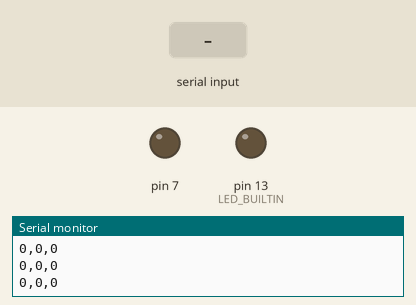
Recording of a sketch running on a simulated Arduino Uno, built with avr-gcc and run on an emulated ATmega328P. On the bench: output pins drawn as LEDs (lit = HIGH), the last lines printed to the serial monitor. The inputs (shaded band) are chosen by the test bench.

Above: at 1.0 s.
1.1 s: "1" received over Serial
At 1.8 s:
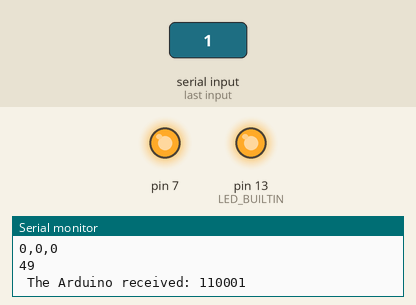
2.7 s: "0" received over Serial
At 4.1 s:
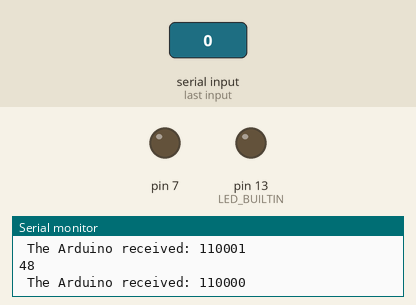
Timing chart, 0 to 5.7 s (numbered marks = the images above; inputs shaded):
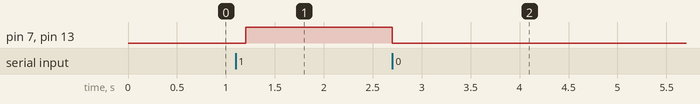

Measured:
- after the input at 1.1 s, pin 7, pin 13 (LED_BUILTIN): LOW → HIGH after 0.10 s
- after the input at 2.7 s, pin 7, pin 13 (LED_BUILTIN): HIGH → LOW at once

The sketch:

loop_wait_sync_pulses.ino
```cpp
int byteRead;

void setup()
{
    Serial.print("Setup\n");
    // Turn the Serial Protocol ON
    //Serial.begin(9600);
    Serial.begin(115200);
    while (!Serial) {
      ;
    }
    pinMode(7, OUTPUT);
    pinMode(LED_BUILTIN, OUTPUT);
    establishContact();  // send a byte to establish contact until receiver responds
}

void loop()
{
    /* check if data has been sent from the computer: */
    if (Serial.available() > 0) {
        /* read the most recent byte */
        byteRead = Serial.read();

        /*ECHO the value that was read, back to the serial port. */
        Serial.println(byteRead);
        Serial.print(" The Arduino received: ");
        Serial.println(byteRead, BIN);

        /*If received 1 (49 = ascii value of one) from serial port then set the output pin 7 to 5v */
        if (byteRead == 49) {
            digitalWrite(7, HIGH);
            digitalWrite(LED_BUILTIN, HIGH);
        }

        /*If received 0 (48 = ascii value of zero) from serial port then set the output pin 7 to 0v */
        if (byteRead == 48) {
            digitalWrite(7, LOW);
            digitalWrite(LED_BUILTIN, LOW);
        }

        /* skip any extra byte in the buffer: */
        /*while (Serial.available() > 0) {
          byteRead = Serial.read();
        }*/
    }
}

void serialEvent()
{
    if (Serial.available() > 0) {

        /*If received W (87 = ascii value of zero) from serial port then client exited, Wait for a new incoming connection */
        if (byteRead == 87) {
            establishContact();
        }

    }
}


void establishContact() {
  while (Serial.available() <= 0) {
    Serial.println("0,0,0");   // send an initial string
    delay(300);
  }
}
```
